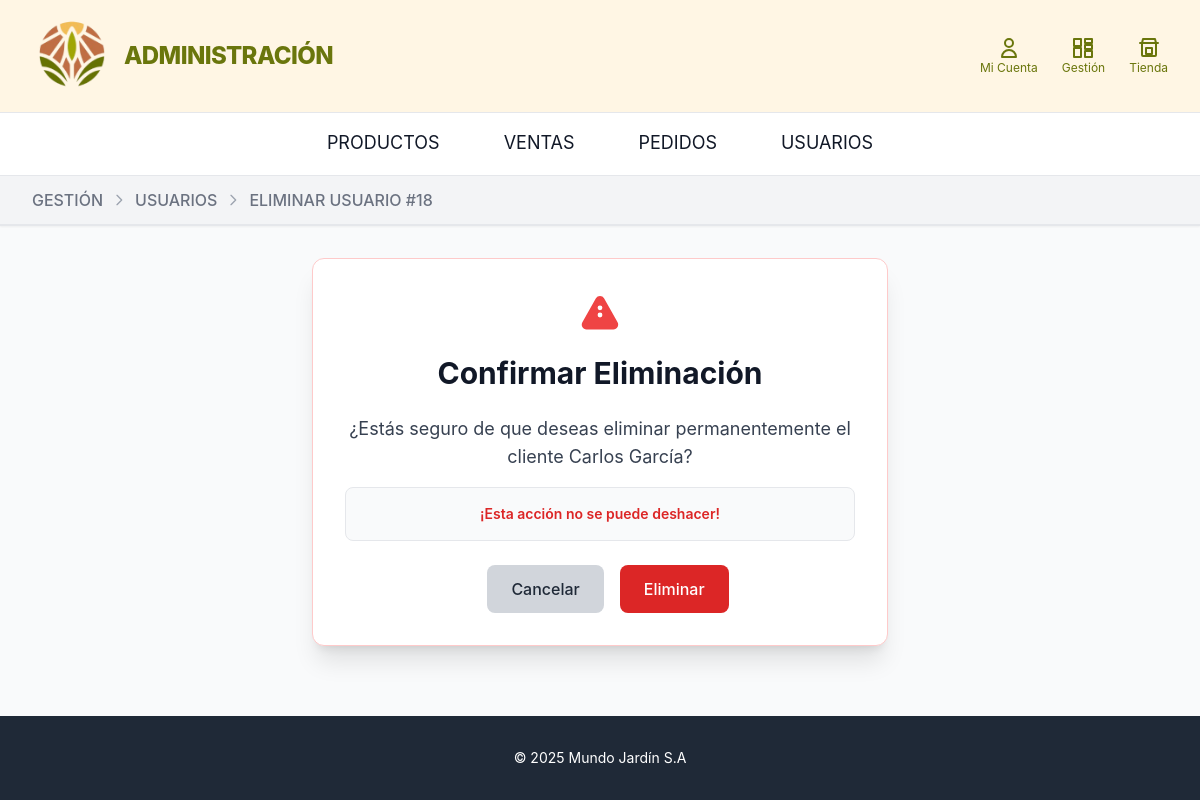
The app's page /clientes_admin/eliminar/18/ with its own data.
### home/models.py (models this page shows, shortened)
class UsuarioCliente(models.Model):
    usuario = models.OneToOneField(Usuario, on_delete=models.CASCADE)
    tipo_pago= models.CharField(max_length=20, choices=TipoPago.choices, default=TipoPago.PASARELA_PAGO)
    telefono = models.CharField(max_length=15, blank=True, null=True)
    direccion_envio = models.CharField(max_length=255, blank=True)
    tipo_envio= models.CharField(max_length=20, choices=TipoEnvio.choices, default=TipoEnvio.RECOGIDA_TIENDA)
    last_login = models.DateTimeField(null=True, blank=True)

class Usuario(AbstractBaseUser, PermissionsMixin):
    nombre = models.CharField(max_length=200)
    apellidos = models.CharField(max_length=200)
    corre_electronico = models.EmailField(max_length=200, unique=True)
    password = models.CharField(max_length=128)
    objects = UsuarioManager()
    last_login = models.DateTimeField(null=True, blank=True)
    USERNAME_FIELD = 'corre_electronico'
    REQUIRED_FIELDS = ['nombre', 'apellidos']
    is_active = models.BooleanField(default=True)
    is_staff = models.BooleanField(default=False)
    is_superuser = models.BooleanField(default=False)

### clientes_admin/views.py (the view, shortened to what this page needs)
# urls.py: path('eliminar/<int:cliente_id>/', views.cliente_eliminar_confirmar, name='cliente_eliminar_confirmar'),
def cliente_eliminar_confirmar(request, cliente_id):
    cliente = get_object_or_404(UsuarioCliente, id=cliente_id)
    context = {
        'cliente': cliente
    }
    return render(request, 'clientes_admin/confirmar_eliminar.html', context)

### home/context_processors.py (called while the page is built)
def productos_en_cesta(request):
    total_items = 0
    if request.user.is_authenticated:
        try:
            cesta = CestaCompra.objects.get(usuario_cliente__usuario=request.user)
        except CestaCompra.DoesNotExist:
            cesta = None
    else:
        session_id = request.session.get("cesta_id")
        cesta = CestaCompra.objects.filter(session_id=session_id).first() if session_id else None
    if cesta:
        total_items = sum(item.cantidad for item in cesta.items.all())
    return {'total_items_cesta': total_items}

### clientes_admin/templates/clientes_admin/confirmar_eliminar.html (shortened to what this page needs)
{% extends 'base_admin.html' %}
{% load static %}
{% block breadcrumbs %}
    <svg class="w-4 h-4 mx-2 text-gray-400" fill="none" stroke="currentColor" viewBox="0 0 24 24">
        <path stroke-linecap="round" stroke-linejoin="round" stroke-width="2" d="M9 5l7 7-7 7"></path>
    </svg>
    <a href="{% url 'clientes_admin_index' %}" class="hover:text-[#6a760c] font-medium text-gray-500 hover:underline">
        USUARIOS
    </a>
    <svg class="w-4 h-4 mx-2 text-gray-400" fill="none" stroke="currentColor" viewBox="0 0 24 24">
        <path stroke-linecap="round" stroke-linejoin="round" stroke-width="2" d="M9 5l7 7-7 7"></path>
    </svg>
        <span class="text- font-medium text-gray-500 hover:text-[#bf7149]">
            ELIMINAR USUARIO #{{ cliente.id }}
        </span>
{% endblock %}
{% block content %}
<div class="max-w-xl mx-auto bg-white p-8 rounded-xl shadow-xl border border-red-200">
    <div class="text-center">
        <h1 class="text-3xl font-bold text-gray-900 mt-4">Confirmar Eliminación</h1>
    </div>
    <div class="mt-6 text-center">
        <p class="text-lg text-gray-700 mb-4">
            ¿Estás seguro de que deseas eliminar permanentemente el cliente {{ cliente.usuario.nombre }} {{ cliente.usuario.apellidos }}?
        </p>
        <div class="bg-gray-50 border p-4 rounded-lg">
            <p class="text-sm text-red-600 font-semibold">
                ¡Esta acción no se puede deshacer!
            </p>
        </div>
    </div>
    <form method="post" class="mt-6 flex justify-center space-x-4">
        <a href="{% url 'clientes_admin_index' %}"
           class="bg-gray-300 text-gray-800 px-6 py-3 rounded-lg hover:bg-gray-400 transition font-medium">
            Cancelar
        </a>
        <button type="submit"
                class="bg-red-600 text-white px-6 py-3 rounded-lg hover:bg-red-700 transition font-medium">
            Eliminar
        </button>
    </form>
</div>
{% endblock %}

### home/templates/base_admin.html (style rules this page uses)
body { font-family: 'Inter', sans-serif; }

### records on screen
UsuarioCliente: id "18", usuario.nombre "Carlos", usuario.apellidos "García"
